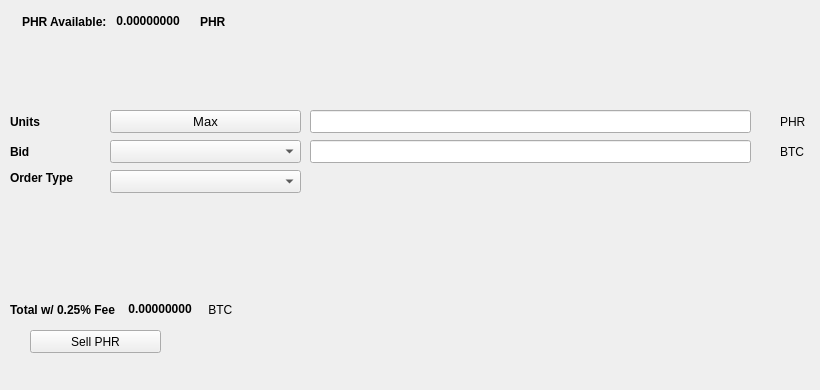
   <widget class="QWidget" name="SellTab">
    <attribute name="title">
     <string>Sell</string>
    </attribute>
    <widget class="QLabel" name="label_16">
     <property name="geometry">
      <rect>
       <x>780</x>
       <y>140</y>
       <width>31</width>
       <height>23</height>
      </rect>
     </property>
     <property name="text">
      <string>BTC</string>
     </property>
    </widget>
    <widget class="QComboBox" name="SellBidcomboBox">
     <property name="geometry">
      <rect>
       <x>110</x>
       <y>140</y>
       <width>191</width>
       <height>23</height>
      </rect>
     </property>
     <property name="font">
      <font>
       <pointsize>10</pointsize>
      </font>
     </property>
    </widget>
    <widget class="QLabel" name="label_18">
     <property name="geometry">
      <rect>
       <x>10</x>
       <y>110</y>
       <width>46</width>
       <height>23</height>
      </rect>
     </property>
     <property name="font">
      <font>
       <weight>75</weight>
       <bold>true</bold>
      </font>
     </property>
     <property name="text">
      <string>Units</string>
     </property>
    </widget>
    <widget class="QPushButton" name="Sell_Max_Amount">
     <property name="geometry">
      <rect>
       <x>110</x>
       <y>110</y>
       <width>191</width>
       <height>23</height>
      </rect>
     </property>
     <property name="font">
      <font>
       <pointsize>10</pointsize>
      </font>
     </property>
     <property name="text">
      <string>Max</string>
     </property>
    </widget>
    <widget class="QLabel" name="label_20">
     <property name="geometry">
      <rect>
       <x>10</x>
       <y>170</y>
       <width>91</width>
       <height>16</height>
      </rect>
     </property>
     <property name="font">
      <font>
       <weight>75</weight>
       <bold>true</bold>
      </font>
     </property>
     <property name="text">
      <string>Order Type</string>
     </property>
    </widget>
    <widget class="QComboBox" name="SellOrdertypeCombo">
     <property name="geometry">
      <rect>
       <x>110</x>
       <y>170</y>
       <width>191</width>
       <height>23</height>
      </rect>
     </property>
     <property name="font">
      <font>
       <pointsize>10</pointsize>
      </font>
     </property>
    </widget>
    <widget class="QLabel" name="label_21">
     <property name="geometry">
      <rect>
       <x>10</x>
       <y>140</y>
       <width>46</width>
       <height>23</height>
      </rect>
     </property>
     <property name="font">
      <font>
       <weight>75</weight>
       <bold>true</bold>
      </font>
     </property>
     <property name="text">
      <string>Bid</string>
     </property>
    </widget>
    <widget class="QLabel" name="label_22">
     <property name="geometry">
      <rect>
       <x>780</x>
       <y>110</y>
       <width>31</width>
       <height>23</height>
      </rect>
     </property>
     <property name="text">
      <string>PHR</string>
     </property>
    </widget>
    <widget class="QLineEdit" name="UnitsInputPHR">
     <property name="geometry">
      <rect>
       <x>310</x>
       <y>110</y>
       <width>441</width>
       <height>23</height>
      </rect>
     </property>
     <property name="font">
      <font>
       <pointsize>9</pointsize>
       <weight>75</weight>
       <bold>true</bold>
      </font>
     </property>
    </widget>
    <widget class="QLineEdit" name="SellBidPriceEdit">
     <property name="geometry">
      <rect>
       <x>310</x>
       <y>140</y>
       <width>441</width>
       <height>23</height>
      </rect>
     </property>
     <property name="font">
      <font>
       <pointsize>9</pointsize>
       <weight>75</weight>
       <bold>true</bold>
      </font>
     </property>
    </widget>
    <widget class="QPushButton" name="SellPHRBTN">
     <property name="geometry">
      <rect>
       <x>30</x>
       <y>330</y>
       <width>131</width>
       <height>23</height>
      </rect>
     </property>
     <property name="text">
      <string>Sell PHR</string>
     </property>
     <property name="icon">
      <iconset resource="../nodecircle">
       <normaloff>:/icons/bitcoin</normaloff>:/icons/bitcoin</iconset>
     </property>
    </widget>
    <widget class="QWidget" name="layoutWidget3">
     <property name="geometry">
      <rect>
       <x>22</x>
       <y>12</y>
       <width>258</width>
       <height>19</height>
      </rect>
     </property>
     <layout class="QHBoxLayout" name="horizontalLayout">
      <item>
       <widget class="QLabel" name="label232_2">
        <property name="font">
         <font>
          <weight>75</weight>
          <bold>true</bold>
         </font>
        </property>
        <property name="text">
         <string>PHR Available:</string>
        </property>
       </widget>
      </item>
      <item>
       <widget class="QLabel" name="PHRAvailableLabel">
        <property name="palette">
         <palette>
          <active>
           <colorrole role="WindowText">
            <brush brushstyle="SolidPattern">
             <color alpha="255">
              <red>0</red>
              <green>0</green>
              <blue>0</blue>
             </color>
            </brush>
           </colorrole>
           <colorrole role="Button">
            <brush brushstyle="SolidPattern">
             <color alpha="255">
              <red>0</red>
              <green>170</green>
              <blue>0</blue>
             </color>
            </brush>
           </colorrole>
           <colorrole role="Light">
            <brush brushstyle="SolidPattern">
             <color alpha="255">
              <red>0</red>
              <green>255</green>
              <blue>0</blue>
             </color>
            </brush>
           </colorrole>
           <colorrole role="Midlight">
            <brush brushstyle="SolidPattern">
             <color alpha="255">
              <red>0</red>
              <green>212</green>
              <blue>0</blue>
             </color>
            </brush>
           </colorrole>
           <colorrole role="Dark">
            <brush brushstyle="SolidPattern">
             <color alpha="255">
              <red>0</red>
              <green>85</green>
              <blue>0</blue>
             </color>
            </brush>
           </colorrole>
           <colorrole role="Mid">
            <brush brushstyle="SolidPattern">
             <color alpha="255">
              <red>0</red>
              <green>113</green>
              <blue>0</blue>
             </color>
            </brush>
           </colorrole>
           <colorrole role="Text">
            <brush brushstyle="SolidPattern">
             <color alpha="255">
              <red>0</red>
              <green>170</green>
              <blue>0</blue>
             </color>
            </brush>
           </colorrole>
           <colorrole role="BrightText">
            <brush brushstyle="SolidPattern">
             <color alpha="255">
              <red>255</red>
              <green>255</green>
              <blue>255</blue>
             </color>
            </brush>
           </colorrole>
           <colorrole role="ButtonText">
            <brush brushstyle="SolidPattern">
             <color alpha="255">
              <red>0</red>
              <green>0</green>
              <blue>0</blue>
             </color>
            </brush>
           </colorrole>
           <colorrole role="Base">
            <brush brushstyle="SolidPattern">
             <color alpha="255">
              <red>255</red>
              <green>255</green>
              <blue>255</blue>
             </color>
            </brush>
           </colorrole>
           <colorrole role="Window">
            <brush brushstyle="SolidPattern">
             <color alpha="255">
              <red>0</red>
              <green>170</green>
              <blue>0</blue>
             </color>
            </brush>
           </colorrole>
           <colorrole role="Shadow">
            <brush brushstyle="SolidPattern">
             <color alpha="255">
              <red>0</red>
              <green>0</green>
              <blue>0</blue>
             </color>
            </brush>
           </colorrole>
           <colorrole role="AlternateBase">
            <brush brushstyle="SolidPattern">
             <color alpha="255">
              <red>127</red>
              <green>212</green>
              <blue>127</blue>
             </color>
            </brush>
           </colorrole>
           <colorrole role="ToolTipBase">
            <brush brushstyle="SolidPattern">
             <color alpha="255">
              <red>255</red>
              <green>255</green>
              <blue>220</blue>
             </color>
            </brush>
           </colorrole>
           <colorrole role="ToolTipText">
            <brush brushstyle="SolidPattern">
             <color alpha="255">
              <red>0</red>
              <green>0</green>
              <blue>0</blue>
             </color>
            </brush>
           </colorrole>
          </active>
          <inactive>
           <colorrole role="WindowText">
            <brush brushstyle="SolidPattern">
             <color alpha="255">
              <red>0</red>
              <green>0</green>
              <blue>0</blue>
             </color>
            </brush>
           </colorrole>
           <colorrole role="Button">
            <brush brushstyle="SolidPattern">
             <color alpha="255">
              <red>0</red>
              <green>170</green>
              <blue>0</blue>
             </color>
            </brush>
           </colorrole>
           <colorrole role="Light">
            <brush brushstyle="SolidPattern">
             <color alpha="255">
              <red>0</red>
              <green>255</green>
              <blue>0</blue>
             </color>
            </brush>
           </colorrole>
           <colorrole role="Midlight">
            <brush brushstyle="SolidPattern">
             <color alpha="255">
              <red>0</red>
              <green>212</green>
              <blue>0</blue>
             </color>
            </brush>
           </colorrole>
           <colorrole role="Dark">
            <brush brushstyle="SolidPattern">
             <color alpha="255">
              <red>0</red>
              <green>85</green>
              <blue>0</blue>
             </color>
            </brush>
           </colorrole>
           <colorrole role="Mid">
            <brush brushstyle="SolidPattern">
             <color alpha="255">
              <red>0</red>
              <green>113</green>
              <blue>0</blue>
             </color>
            </brush>
           </colorrole>
           <colorrole role="Text">
            <brush brushstyle="SolidPattern">
             <color alpha="255">
              <red>0</red>
              <green>170</green>
              <blue>0</blue>
             </color>
            </brush>
           </colorrole>
           <colorrole role="BrightText">
            <brush brushstyle="SolidPattern">
             <color alpha="255">
              <red>255</red>
              <green>255</green>
              <blue>255</blue>
             </color>
            </brush>
           </colorrole>
           <colorrole role="ButtonText">
            <brush brushstyle="SolidPattern">
             <color alpha="255">
              <red>0</red>
              <green>0</green>
              <blue>0</blue>
             </color>
            </brush>
           </colorrole>
           <colorrole role="Base">
            <brush brushstyle="SolidPattern">
             <color alpha="255">
              <red>255</red>
              <green>255</green>
              <blue>255</blue>
             </color>
            </brush>
           </colorrole>
           <colorrole role="Window">
            <brush brushstyle="SolidPattern">
             <color alpha="255">
              <red>0</red>
              <green>170</green>
              <blue>0</blue>
             </color>
            </brush>
           </colorrole>
           <colorrole role="Shadow">
            <brush brushstyle="SolidPattern">
             <color alpha="255">
              <red>0</red>
              <green>0</green>
              <blue>0</blue>
             </color>
            </brush>
           </colorrole>
           <colorrole role="AlternateBase">
            <brush brushstyle="SolidPattern">
             <color alpha="255">
              <red>127</red>
              <green>212</green>
              <blue>127</blue>
             </color>
            </brush>
           </colorrole>
           <colorrole role="ToolTipBase">
            <brush brushstyle="SolidPattern">
             <color alpha="255">
              <red>255</red>
              <green>255</green>
              <blue>220</blue>
             </color>
            </brush>
           </colorrole>
           <colorrole role="ToolTipText">
            <brush brushstyle="SolidPattern">
             <color alpha="255">
              <red>0</red>
              <green>0</green>
              <blue>0</blue>
             </color>
            </brush>
           </colorrole>
          </inactive>
          <disabled>
           <colorrole role="WindowText">
            <brush brushstyle="SolidPattern">
             <color alpha="255">
              <red>0</red>
              <green>85</green>
              <blue>0</blue>
             </color>
            </brush>
           </colorrole>
           <colorrole role="Button">
            <brush brushstyle="SolidPattern">
             <color alpha="255">
              <red>0</red>
              <green>170</green>
              <blue>0</blue>
             </color>
            </brush>
           </colorrole>
           <colorrole role="Light">
            <brush brushstyle="SolidPattern">
             <color alpha="255">
              <red>0</red>
              <green>255</green>
              <blue>0</blue>
             </color>
            </brush>
           </colorrole>
           <colorrole role="Midlight">
            <brush brushstyle="SolidPattern">
             <color alpha="255">
              <red>0</red>
              <green>212</green>
              <blue>0</blue>
             </color>
            </brush>
           </colorrole>
           <colorrole role="Dark">
            <brush brushstyle="SolidPattern">
             <color alpha="255">
              <red>0</red>
              <green>85</green>
              <blue>0</blue>
             </color>
            </brush>
           </colorrole>
           <colorrole role="Mid">
            <brush brushstyle="SolidPattern">
             <color alpha="255">
              <red>0</red>
              <green>113</green>
              <blue>0</blue>
             </color>
            </brush>
           </colorrole>
           <colorrole role="Text">
            <brush brushstyle="SolidPattern">
             <color alpha="255">
              <red>0</red>
              <green>85</green>
              <blue>0</blue>
             </color>
            </brush>
           </colorrole>
           <colorrole role="BrightText">
            <brush brushstyle="SolidPattern">
             <color alpha="255">
              <red>255</red>
              <green>255</green>
              <blue>255</blue>
             </color>
            </brush>
           </colorrole>
           <colorrole role="ButtonText">
            <brush brushstyle="SolidPattern">
             <color alpha="255">
              <red>0</red>
              <green>85</green>
              <blue>0</blue>
             </color>
            </brush>
           </colorrole>
           <colorrole role="Base">
            <brush brushstyle="SolidPattern">
             <color alpha="255">
              <red>0</red>
              <green>170</green>
              <blue>0</blue>
             </color>
            </brush>
           </colorrole>
           <colorrole role="Window">
            <brush brushstyle="SolidPattern">
             <color alpha="255">
              <red>0</red>
              <green>170</green>
              <blue>0</blue>
             </color>
            </brush>
           </colorrole>
           <colorrole role="Shadow">
            <brush brushstyle="SolidPattern">
             <color alpha="255">
              <red>0</red>
              <green>0</green>
              <blue>0</blue>
             </color>
            </brush>
           </colorrole>
           <colorrole role="AlternateBase">
            <brush brushstyle="SolidPattern">
             <color alpha="255">
              <red>0</red>
              <green>170</green>
              <blue>0</blue>
             </color>
            </brush>
           </colorrole>
           <colorrole role="ToolTipBase">
            <brush brushstyle="SolidPattern">
             <color alpha="255">
              <red>255</red>
              <green>255</green>
              <blue>220</blue>
             </color>
            </brush>
           </colorrole>
           <colorrole role="ToolTipText">
            <brush brushstyle="SolidPattern">
             <color alpha="255">
              <red>0</red>
              <green>0</green>
              <blue>0</blue>
             </color>
            </brush>
           </colorrole>
          </disabled>
         </palette>
        </property>
        <property name="font">
         <font>
          <weight>75</weight>
          <bold>true</bold>
         </font>
        </property>
        <property name="text">
         <string> 0.00000000 </string>
        </property>
        <property name="textInteractionFlags">
         <set>Qt::LinksAccessibleByMouse|Qt::TextSelectableByKeyboard|Qt::TextSelectableByMouse</set>
        </property>
       </widget>
      </item>
      <item>
       <widget class="QLabel" name="labelPHR">
        <property name="font">
         <font>
          <weight>75</weight>
          <bold>true</bold>
         </font>
        </property>
        <property name="text">
         <string>PHR</string>
        </property>
       </widget>
      </item>
     </layout>
    </widget>
    <widget class="QWidget" name="layoutWidget">
     <property name="geometry">
      <rect>
       <x>10</x>
       <y>300</y>
       <width>268</width>
       <height>19</height>
      </rect>
     </property>
     <layout class="QHBoxLayout" name="horizontalLayout_2">
      <item>
       <widget class="QLabel" name="label_19">
        <property name="font">
         <font>
          <weight>75</weight>
          <bold>true</bold>
         </font>
        </property>
        <property name="text">
         <string>Total w/ 0.25% Fee </string>
        </property>
       </widget>
      </item>
      <item>
       <widget class="QLabel" name="SellCostLabel">
        <property name="palette">
         <palette>
          <active>
           <colorrole role="WindowText">
            <brush brushstyle="SolidPattern">
             <color alpha="255">
              <red>0</red>
              <green>0</green>
              <blue>0</blue>
             </color>
            </brush>
           </colorrole>
           <colorrole role="Button">
            <brush brushstyle="SolidPattern">
             <color alpha="255">
              <red>0</red>
              <green>170</green>
              <blue>0</blue>
             </color>
            </brush>
           </colorrole>
           <colorrole role="Light">
            <brush brushstyle="SolidPattern">
             <color alpha="255">
              <red>0</red>
              <green>255</green>
              <blue>0</blue>
             </color>
            </brush>
           </colorrole>
           <colorrole role="Midlight">
            <brush brushstyle="SolidPattern">
             <color alpha="255">
              <red>0</red>
              <green>212</green>
              <blue>0</blue>
             </color>
            </brush>
           </colorrole>
           <colorrole role="Dark">
            <brush brushstyle="SolidPattern">
             <color alpha="255">
              <red>0</red>
              <green>85</green>
              <blue>0</blue>
             </color>
            </brush>
           </colorrole>
           <colorrole role="Mid">
            <brush brushstyle="SolidPattern">
             <color alpha="255">
              <red>0</red>
              <green>113</green>
              <blue>0</blue>
             </color>
            </brush>
           </colorrole>
           <colorrole role="Text">
            <brush brushstyle="SolidPattern">
             <color alpha="255">
              <red>0</red>
              <green>170</green>
              <blue>0</blue>
             </color>
            </brush>
           </colorrole>
           <colorrole role="BrightText">
            <brush brushstyle="SolidPattern">
             <color alpha="255">
              <red>255</red>
              <green>255</green>
              <blue>255</blue>
             </color>
            </brush>
           </colorrole>
           <colorrole role="ButtonText">
            <brush brushstyle="SolidPattern">
             <color alpha="255">
              <red>0</red>
              <green>0</green>
              <blue>0</blue>
             </color>
            </brush>
           </colorrole>
           <colorrole role="Base">
            <brush brushstyle="SolidPattern">
             <color alpha="255">
              <red>255</red>
              <green>255</green>
              <blue>255</blue>
             </color>
            </brush>
           </colorrole>
           <colorrole role="Window">
            <brush brushstyle="SolidPattern">
             <color alpha="255">
              <red>0</red>
              <green>170</green>
              <blue>0</blue>
             </color>
            </brush>
           </colorrole>
           <colorrole role="Shadow">
            <brush brushstyle="SolidPattern">
             <color alpha="255">
              <red>0</red>
              <green>0</green>
              <blue>0</blue>
             </color>
            </brush>
           </colorrole>
           <colorrole role="AlternateBase">
            <brush brushstyle="SolidPattern">
             <color alpha="255">
              <red>127</red>
              <green>212</green>
              <blue>127</blue>
             </color>
            </brush>
           </colorrole>
           <colorrole role="ToolTipBase">
            <brush brushstyle="SolidPattern">
             <color alpha="255">
              <red>255</red>
              <green>255</green>
              <blue>220</blue>
             </color>
            </brush>
           </colorrole>
           <colorrole role="ToolTipText">
            <brush brushstyle="SolidPattern">
             <color alpha="255">
              <red>0</red>
              <green>0</green>
              <blue>0</blue>
             </color>
            </brush>
           </colorrole>
          </active>
          <inactive>
           <colorrole role="WindowText">
            <brush brushstyle="SolidPattern">
             <color alpha="255">
              <red>0</red>
              <green>0</green>
              <blue>0</blue>
             </color>
            </brush>
           </colorrole>
           <colorrole role="Button">
            <brush brushstyle="SolidPattern">
             <color alpha="255">
              <red>0</red>
              <green>170</green>
              <blue>0</blue>
             </color>
            </brush>
           </colorrole>
           <colorrole role="Light">
            <brush brushstyle="SolidPattern">
             <color alpha="255">
              <red>0</red>
              <green>255</green>
              <blue>0</blue>
             </color>
            </brush>
           </colorrole>
           <colorrole role="Midlight">
            <brush brushstyle="SolidPattern">
             <color alpha="255">
              <red>0</red>
              <green>212</green>
              <blue>0</blue>
             </color>
            </brush>
           </colorrole>
           <colorrole role="Dark">
            <brush brushstyle="SolidPattern">
             <color alpha="255">
              <red>0</red>
              <green>85</green>
              <blue>0</blue>
             </color>
            </brush>
           </colorrole>
           <colorrole role="Mid">
            <brush brushstyle="SolidPattern">
             <color alpha="255">
              <red>0</red>
              <green>113</green>
              <blue>0</blue>
             </color>
            </brush>
           </colorrole>
           <colorrole role="Text">
            <brush brushstyle="SolidPattern">
             <color alpha="255">
              <red>0</red>
              <green>170</green>
              <blue>0</blue>
             </color>
            </brush>
           </colorrole>
           <colorrole role="BrightText">
            <brush brushstyle="SolidPattern">
             <color alpha="255">
              <red>255</red>
              <green>255</green>
              <blue>255</blue>
             </color>
            </brush>
           </colorrole>
           <colorrole role="ButtonText">
            <brush brushstyle="SolidPattern">
             <color alpha="255">
              <red>0</red>
              <green>0</green>
              <blue>0</blue>
             </color>
            </brush>
           </colorrole>
           <colorrole role="Base">
            <brush brushstyle="SolidPattern">
             <color alpha="255">
              <red>255</red>
              <green>255</green>
              <blue>255</blue>
             </color>
            </brush>
           </colorrole>
           <colorrole role="Window">
            <brush brushstyle="SolidPattern">
             <color alpha="255">
              <red>0</red>
              <green>170</green>
              <blue>0</blue>
             </color>
            </brush>
           </colorrole>
           <colorrole role="Shadow">
            <brush brushstyle="SolidPattern">
             <color alpha="255">
              <red>0</red>
              <green>0</green>
              <blue>0</blue>
             </color>
            </brush>
           </colorrole>
           <colorrole role="AlternateBase">
            <brush brushstyle="SolidPattern">
             <color alpha="255">
              <red>127</red>
              <green>212</green>
              <blue>127</blue>
             </color>
            </brush>
           </colorrole>
           <colorrole role="ToolTipBase">
            <brush brushstyle="SolidPattern">
             <color alpha="255">
              <red>255</red>
              <green>255</green>
              <blue>220</blue>
             </color>
            </brush>
           </colorrole>
           <colorrole role="ToolTipText">
            <brush brushstyle="SolidPattern">
             <color alpha="255">
              <red>0</red>
              <green>0</green>
              <blue>0</blue>
             </color>
            </brush>
           </colorrole>
          </inactive>
          <disabled>
           <colorrole role="WindowText">
            <brush brushstyle="SolidPattern">
             <color alpha="255">
              <red>0</red>
              <green>85</green>
              <blue>0</blue>
             </color>
            </brush>
           </colorrole>
           <colorrole role="Button">
            <brush brushstyle="SolidPattern">
             <color alpha="255">
              <red>0</red>
              <green>170</green>
              <blue>0</blue>
             </color>
            </brush>
           </colorrole>
           <colorrole role="Light">
            <brush brushstyle="SolidPattern">
             <color alpha="255">
              <red>0</red>
              <green>255</green>
              <blue>0</blue>
             </color>
            </brush>
           </colorrole>
           <colorrole role="Midlight">
            <brush brushstyle="SolidPattern">
             <color alpha="255">
              <red>0</red>
              <green>212</green>
              <blue>0</blue>
             </color>
            </brush>
           </colorrole>
           <colorrole role="Dark">
            <brush brushstyle="SolidPattern">
             <color alpha="255">
              <red>0</red>
              <green>85</green>
              <blue>0</blue>
             </color>
            </brush>
           </colorrole>
           <colorrole role="Mid">
            <brush brushstyle="SolidPattern">
             <color alpha="255">
              <red>0</red>
              <green>113</green>
              <blue>0</blue>
             </color>
            </brush>
           </colorrole>
           <colorrole role="Text">
            <brush brushstyle="SolidPattern">
             <color alpha="255">
              <red>0</red>
              <green>85</green>
              <blue>0</blue>
             </color>
            </brush>
           </colorrole>
           <colorrole role="BrightText">
            <brush brushstyle="SolidPattern">
             <color alpha="255">
              <red>255</red>
              <green>255</green>
              <blue>255</blue>
             </color>
            </brush>
           </colorrole>
           <colorrole role="ButtonText">
            <brush brushstyle="SolidPattern">
             <color alpha="255">
              <red>0</red>
              <green>85</green>
              <blue>0</blue>
             </color>
            </brush>
           </colorrole>
           <colorrole role="Base">
            <brush brushstyle="SolidPattern">
             <color alpha="255">
              <red>0</red>
              <green>170</green>
              <blue>0</blue>
             </color>
            </brush>
           </colorrole>
           <colorrole role="Window">
            <brush brushstyle="SolidPattern">
             <color alpha="255">
              <red>0</red>
              <green>170</green>
              <blue>0</blue>
             </color>
            </brush>
           </colorrole>
           <colorrole role="Shadow">
            <brush brushstyle="SolidPattern">
             <color alpha="255">
              <red>0</red>
              <green>0</green>
              <blue>0</blue>
             </color>
            </brush>
           </colorrole>
           <colorrole role="AlternateBase">
            <brush brushstyle="SolidPattern">
             <color alpha="255">
              <red>0</red>
              <green>170</green>
              <blue>0</blue>
             </color>
            </brush>
           </colorrole>
           <colorrole role="ToolTipBase">
            <brush brushstyle="SolidPattern">
             <color alpha="255">
              <red>255</red>
              <green>255</green>
              <blue>220</blue>
             </color>
            </brush>
           </colorrole>
           <colorrole role="ToolTipText">
            <brush brushstyle="SolidPattern">
             <color alpha="255">
              <red>0</red>
              <green>0</green>
              <blue>0</blue>
             </color>
            </brush>
           </colorrole>
          </disabled>
         </palette>
        </property>
        <property name="font">
         <font>
          <weight>75</weight>
          <bold>true</bold>
         </font>
        </property>
        <property name="autoFillBackground">
         <bool>false</bool>
        </property>
        <property name="text">
         <string> 0.00000000</string>
        </property>
        <property name="textInteractionFlags">
         <set>Qt::LinksAccessibleByMouse|Qt::TextSelectableByMouse</set>
        </property>
       </widget>
      </item>
      <item>
       <widget class="QLabel" name="label_17">
        <property name="font">
         <font>
          <weight>50</weight>
          <bold>false</bold>
         </font>
        </property>
        <property name="text">
         <string> BTC</string>
        </property>
       </widget>
      </item>
     </layout>
    </widget>
    <widget class="QLabel" name="label_23">
     <property name="geometry">
      <rect>
       <x>460</x>
       <y>300</y>
       <width>281</width>
       <height>81</height>
      </rect>
     </property>
     <property name="text">
      <string/>
     </property>
     <property name="pixmap">
      <pixmap>:/images/bittrex</pixmap>
     </property>
    </widget>
   </widget>
